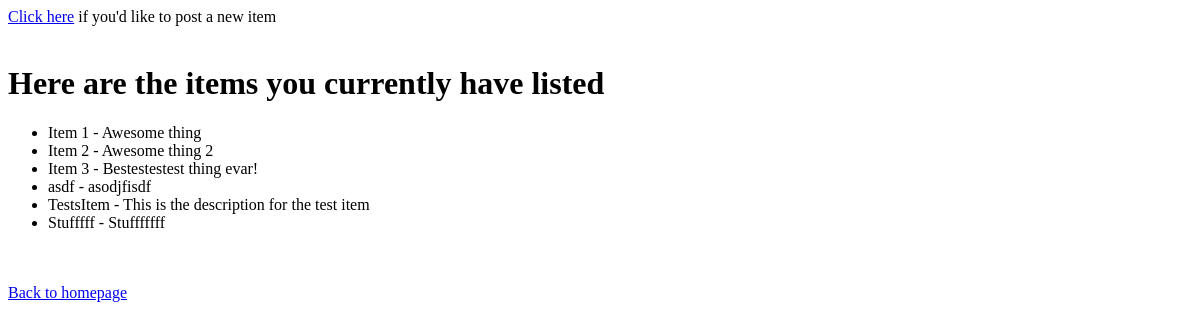
Page /pdxart/inventory/ (signed in) on the earlier database version.
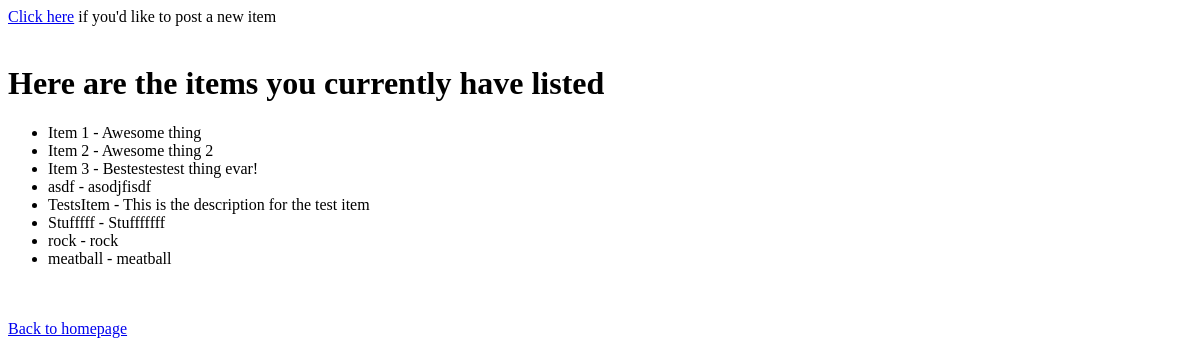
Same page on the later database version.
### pdxart/models.py (models this page shows, shortened)
class Product(models.Model):
    name = models.CharField(max_length=128)
    price = models.PositiveIntegerField(default=0)
    medium = models.ForeignKey(Medium, null=True)
    owner = models.ForeignKey(User)
    views = models.PositiveIntegerField(default=0)
    likes = models.PositiveIntegerField(default=0)
    description = models.TextField(max_length=500)
    time_sold = models.DateTimeField(blank=True, null=True)
    updated = models.DateTimeField(null=True)
    picture = models.ImageField(upload_to='media/product_images', blank=True)

### pdxart/views.py (the view)
@login_required
def inventory(request):
    products = Product.objects.all()
    context_dict = {'products': products}
    return render(request, 'pdxart/inventory.html', context_dict)

### templates/pdxart/inventory.html (shortened to what this page needs)
<!DOCTYPE html>
<html>
<head lang="en">
</head>
<body>
<a href="{% url 'addinventory' %}">Click here</a> if you'd like to post a new item<br><br>
    {% if products %}
        <h1>Here are the items you currently have listed</h1>
        <ul>
            {% for product in products %}
                <li>{{ product.name }} - {{ product.description }}</a></li>
            {% endfor %}
        </ul>
    {% else %}
        <strong>No items have been uploaded to your store.</strong>
    {% endif %}
    <br><br>
    <a href="/pdxart/">Back to homepage</a><br>
</body>
</html>

Differences in the rows shown:
added Product: name "rock", description "rock"
added Product: name "meatball", description "meatball"
